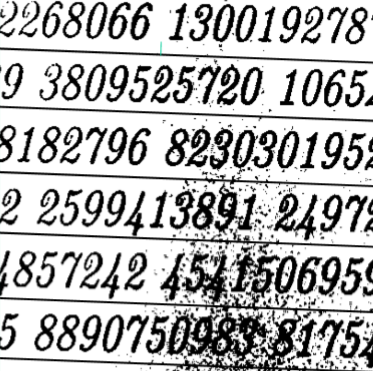
#> input picture digits.png, 373 x 371 px
$ python main.py
#> lines starting #> are read from the running program, lines starting #| are printed output that depends on the picture; after the words box and inside, x2 and y2 are one past the last pixel; in counts of white or black regions, pixels touching at a corner belong together
# (1) Convert to binary image (mask of numbers) using thresholding techniques
# (2) Using opening and closing to remove noise and connect broken digits
# (3) Find contours and bounding boxes (using methods in Contour features)

import cv2 as cv
import numpy as np

# Read image
img = cv.imread('digits.png')
#> img is the input picture: shape (371, 373, 3); mean B, G, R 182.3, 182.3, 182.3
gray_img = cv.imread('digits.png', 0)
#> gray_img: shape (371, 373); min 0, max 255, mean 182.3

# Get threshold
th1 = cv.adaptiveThreshold(gray_img, 255, cv.ADAPTIVE_THRESH_MEAN_C, cv.THRESH_BINARY, 11, 2)
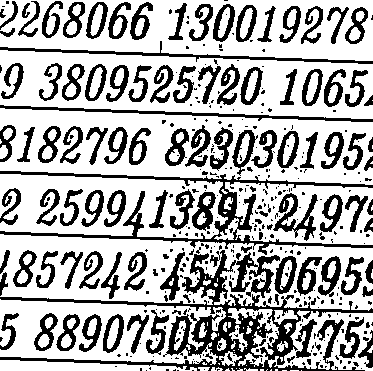
#> th1: shape (371, 373); 68.2% white; 417 black regions (301 under 20 px), largest, box (x1, y1, x2, y2) and area: (0, 250, 373, 371) 8270, (0, 171, 373, 255) 3647, (0, 41, 373, 64) 1127
_,th2 = cv.threshold(th1, 0, 255, cv.THRESH_BINARY_INV)

# Mask 1 (5)
mask_1 = th2[250:294, 254:274]
#> mask_1: shape (44, 20); 52% white; 5 black regions (1 under 20 px), largest, box (x1, y1, x2, y2) and area: (0, 0, 20, 24) 146, (0, 21, 12, 39) 107, (8, 10, 20, 23) 83, (10, 25, 20, 44) 74

# Handle mask 1
mask_1_kernel = np.ones((2,2), np.uint8)
mask_1_handled = cv.erode(mask_1, mask_1_kernel, iterations = 1)
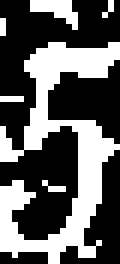
#> mask_1_handled: shape (44, 20) (shown 6 times larger); 37.2% white; 6 white regions (4 under 20 px), largest, box (x1, y1, x2, y2) and area: (0, 7, 20, 44) 292, (5, 0, 13, 5) 21

# Mask 2 (4) [124, 186], [145, 238]
mask_2 = th2[232:240, 128:140]

# Handle mask 2
mask_2_kernel = np.ones((4,2), np.uint8)
mask_2_handled = cv.erode(mask_2, mask_2_kernel, iterations = 1)

# Mask 3 (4) [10, 246], [10, 298]
mask_3 = th2[246:306, :10]

# Handle mask 2
mask_3_kernel_1 = np.ones((0,3), np.uint8)
mask_3_handled = cv.dilate(mask_3, mask_3_kernel_1, iterations = 1)
mask_3_kernel_2 = np.ones((3,2), np.uint8)
mask_3_handled = cv.erode(mask_3_handled, mask_3_kernel_2, iterations = 3)

# Noise area
noise_area = th2[160:, 168:]
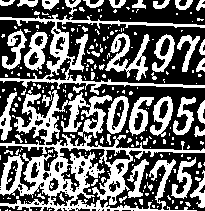
#> noise_area: shape (211, 205); 41.1% white; 258 white regions (210 under 20 px), largest, box (x1, y1, x2, y2) and area: (0, 90, 205, 211) 7240, (0, 14, 205, 95) 2328, (105, 33, 150, 81) 787

# Handle noise area
kernel_1 = np.ones((2,3), np.uint8)
noise_area_handled = cv.morphologyEx(noise_area, cv.MORPH_OPEN, kernel_1, iterations=1)
#> noise_area_handled: shape (211, 205); 36.7% white; 154 white regions (101 under 20 px), largest, box (x1, y1, x2, y2) and area: (0, 154, 158, 211) 2816, (14, 95, 60, 143) 867, (63, 96, 112, 139) 798
kernel_2 = np.ones((3,2), np.uint8)
noise_area_handled = cv.erode(noise_area_handled, kernel_2, iterations = 1)
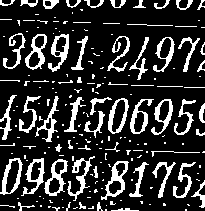
#> noise_area_handled: shape (211, 205); 19.4% white; 194 white regions (134 under 20 px), largest, box (x1, y1, x2, y2) and area: (101, 161, 129, 200) 342, (67, 156, 95, 201) 328, (44, 159, 68, 196) 319

# Handle image
kernel_3 = np.ones((2,1), np.uint8)
opening_2 = cv.morphologyEx(th2, cv.MORPH_OPEN, kernel_3, iterations=1)
#> opening_2: shape (371, 373); 31.4% white; 368 white regions (249 under 20 px), largest, box (x1, y1, x2, y2) and area: (0, 251, 373, 371) 6705, (0, 192, 373, 256) 1899, (0, 172, 373, 238) 1729
opening_2 = cv.erode(opening_2, np.ones((1,1), np.uint8) ,iterations = 1)

opening_2[160:, 168:] = noise_area_handled
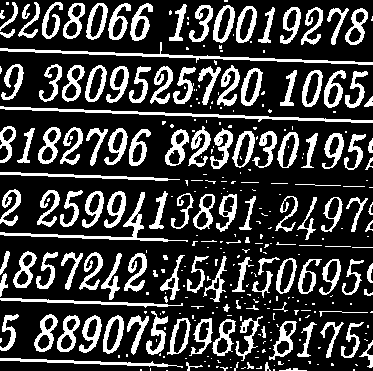
#> opening_2: shape (371, 373); 24.8% white; 333 white regions (202 under 20 px), largest, box (x1, y1, x2, y2) and area: (0, 42, 373, 65) 1127, (0, 106, 373, 123) 1120, (0, 192, 188, 242) 841
opening_2[250:294, 254:274] = mask_1_handled
opening_2[232:240, 128:140] = mask_2_handled
opening_2[246:306, :10] = mask_3_handled
#> opening_2: shape (371, 373); 24.8% white; 334 white regions (202 under 20 px), largest, box (x1, y1, x2, y2) and area: (0, 42, 373, 65) 1127, (0, 106, 373, 123) 1120, (0, 358, 183, 368) 529

kernel_4 = np.ones((2,1), np.uint8)
closing_2 = cv.morphologyEx(opening_2, cv.MORPH_CLOSE, kernel_4)
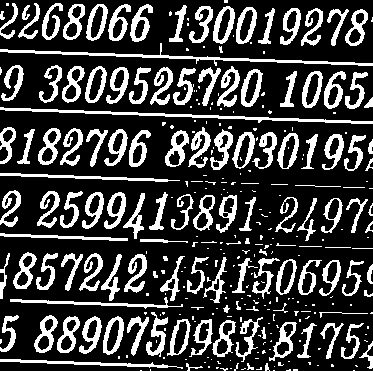
#> closing_2: shape (371, 373); 24.8% white; 327 white regions (197 under 20 px)

# Find contours
contours, hierarchy  = cv.findContours(image=closing_2, mode = cv.RETR_TREE, method=cv.CHAIN_APPROX_NONE)
#> contours = 390 contours, 224 with area under 20; largest, box (x1, y1, x2, y2) and area: (0, 107, 373, 124) 745, (0, 43, 373, 66) 743, (241, 69, 263, 107) 547, (213, 6, 235, 44) 544, (103, 316, 124, 355) 542

# Draw rectanges
for contour in contours:
    x, y, w, h = cv.boundingRect(contour)
    if h > 33 and (w > 0 and w < 60):
        img = cv.rectangle(img, (x, y), (x + w, y + h), (0, 255, 0), 2)
#> this loop made 390 passes
#> (x, y, w, h) on passes 4, 5, 7: (293, 369, 5, 2), (286, 369, 5, 2), (241, 368, 5, 2)
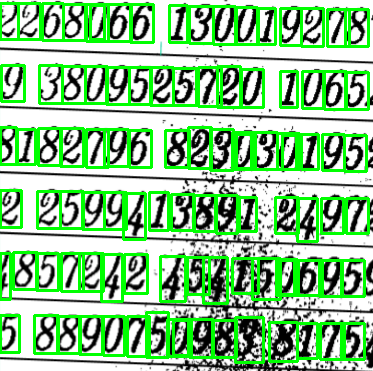
#> img: shape (371, 373, 3); mean B, G, R 142.1, 195.8, 142.1

# Show image
cv.imshow("Image", img)
cv.waitKey(0)
cv.destroyAllWindows()

# Write image
cv.imwrite("mydigits.jpg", img)
